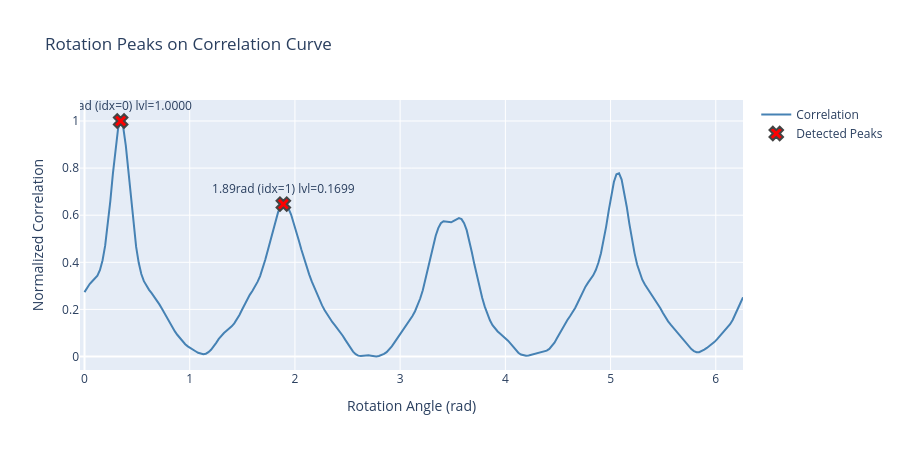

The code cell stored with this chart in its notebook:
### Markdown cell above
## Rotation Peaks

Detected rotation peaks (red x markers) overlaid on the correlation curve. Each peak shows the angle in radians and its index in the correlation array.

### Code cell
fig = go.Figure()

if rotation_corr is not None and rotation_corr.ndim == 2:
    indices = rotation_corr[:, 0]
    angles = rotation_corr[:, 1]
    correlations = rotation_corr[:, 2]
    fig.add_trace(go.Scatter(x=angles, y=correlations, mode='lines', name='Correlation', line=dict(width=2, color='steelblue')))
    fig.update_xaxes(title_text='Rotation Angle (rad)')
    fig.update_yaxes(title_text='Normalized Correlation')

if rotation_peaks is not None and rotation_peaks.ndim == 2:
    sort_idx = np.argsort(rotation_peaks[:, 0])
    sorted_peaks = rotation_peaks[sort_idx]
    peak_angles = sorted_peaks[:, 0]
    peak_heights = sorted_peaks[:, 1]
    level_potentials = sorted_peaks[:, 3]
    peak_indices = sorted_peaks[:, 4].astype(int)
    peak_text = [f'{a:.2f}rad (idx={idx}) lvl={l:.4f}' for a, idx, l in zip(peak_angles, peak_indices, level_potentials)]
    fig.add_trace(go.Scatter(x=peak_angles, y=peak_heights, mode='markers+text',
                             marker=dict(size=12, color='red', symbol='x', line=dict(width=2)),
                             text=peak_text,
                             textposition='top center',
                             name='Detected Peaks'))

fig.update_layout(height=450, width=900, title_text='Rotation Peaks on Correlation Curve')
fig.show()

### Figure 1 — Plotly figure (JSON) as saved in the notebook; plotly's stock layout.template omitted (floating-point values rounded to 4 significant figures; data arrays with more than 128 entries replaced by an {"elided": "..."} marker saying what was removed)
{"data": [{"line": {"color": "steelblue", "width": 2}, "mode": "lines", "name": "Correlation", "type": "scatter", "x": {"elided": "256 float values"}, "y": {"elided": "256 float values"}}, {"marker": {"color": "red", "line": {"width": 2}, "size": 12, "symbol": "x"}, "mode": "markers+text", "name": "Detected Peaks", "text": ["0.34rad (idx=0) lvl=1.0000", "1.89rad (idx=1) lvl=0.1699"], "textposition": "top center", "type": "scatter", "x": [0.3436, 1.89], "y": [1.0, 0.6468]}], "layout": {"height": 450, "title": {"text": "Rotation Peaks on Correlation Curve"}, "width": 900, "xaxis": {"title": {"text": "Rotation Angle (rad)"}}, "yaxis": {"title": {"text": "Normalized Correlation"}}}}
